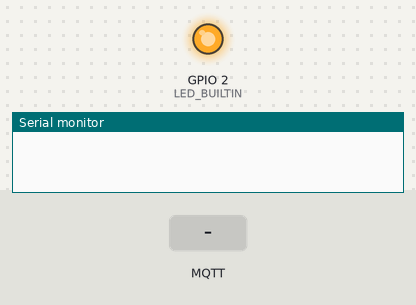
This sketch was run on a simulated ESP8266 (NodeMCU). On the bench: output pins drawn as LEDs (lit = HIGH, except the on-board LED, lit = LOW), the last lines printed to the serial monitor. Inputs (shaded band) come from the test bench. No MQTT or app messages arrive unless stated.

Above: at 2.3 s.
2.4 s: MQTT message "ON" arrives on the first subscribed topic
At 3.2 s:
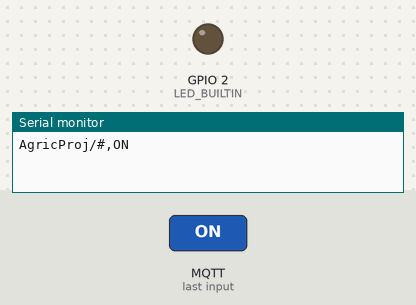
3.9 s: MQTT message "OFF" arrives on the first subscribed topic
At 4.3 s:
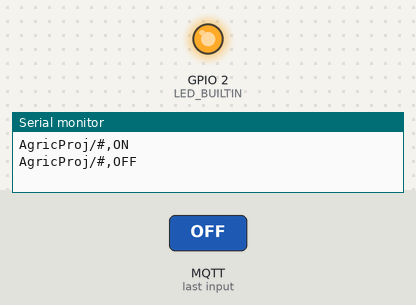
Timing chart, 0 to 6.9 s (numbered marks = the images above; inputs shaded):
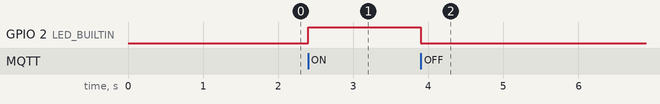

The sketch:

ESP8266_AgricProj.ino
```cpp
/*
  MQTT Interface for the Agric Project
  Using the ESP8266, this code can publish and subscribe messages through a broker
  The messages published or subscribed are exchange through the UART port of the ESP which is
  connected to the NIOS Processor.
 */


#include "EspMQTTClient.h"

char Messa[100];
char *ComMes[3];
char *ptr = NULL;

EspMQTTClient client(
	"TECNO_POP_5",
	"hirrkqdpzad9bw3",
	"broker.emqx.io",			// MQTT Broker server ip
	"AgricProjUser",			// Can be omitted if not needed
	"AgricPass",				// Can be omitted if not needed
	"AgricProj",				// Client name that uniquely identify your device
	1883						// The MQTT port, default to 1883. this line can be omitted
);


void setup() {
	Serial.begin(115200);
	Serial.setTimeout(1);

	pinMode(LED_BUILTIN, OUTPUT);

	// Optional functionalities of EspMQTTClient
	//client.enableDebuggingMessages(); // Enable debugging messages sent to serial output
	//client.enableHTTPWebUpdater(); // Enable the web updater. User and password default to values of MQTTUsername and MQTTPassword. These can be overridded with enableHTTPWebUpdater("user", "password").
	//client.enableOTA(); // Enable OTA (Over The Air) updates. Password defaults to MQTTPassword. Port is the default OTA port. Can be overridden with enableOTA("password", port).
	//client.enableLastWillMessage("TestClient/lastwill", "I am going offline");  // You can activate the retain flag by setting the third parameter to true
}

void onMessageReceived(const String& topic, const String& payload) {
	Serial.println(topic + "," + payload);
	if (payload == "ON")
		digitalWrite(LED_BUILTIN, HIGH);
	if (payload == "OFF")
		digitalWrite(LED_BUILTIN, LOW);
}

// This function is called once everything is connected (Wifi and MQTT)
// WARNING : YOU MUST IMPLEMENT IT IF YOU USE EspMQTTClient
void onConnectionEstablished()
{
	// Subscribe to "mytopic/test" and display received message to Serial
	client.subscribe("AgricProj/#", onMessageReceived);
}

// the loop function runs over and over again forever
void loop() {
	client.loop();
	if (client.isConnected()) {
		if(Serial.available() > 1) {
			int readLegn = Serial.readBytes(Messa, 100);
			byte i = 0;
			Messa[readLegn + 1] = '\0';
			ptr = strtok(Messa, ",");
			while (ptr != NULL) {
				ComMes[i] = ptr;
				i++;
				ptr = strtok(NULL, ",");
			}
			if(*(ComMes[0]) == 'P') {
				client.publish(ComMes[1], ComMes[2]);
			}
			if (*(ComMes[0]) == 'U') {
				client.unsubscribe(ComMes[1]);
			}
		}
		else Serial.flush();
	}
}
```

Measured:
- after the input at 2.4 s, GPIO 2 (LED_BUILTIN): LOW → HIGH at once
- after the input at 3.9 s, GPIO 2 (LED_BUILTIN): HIGH → LOW at once
